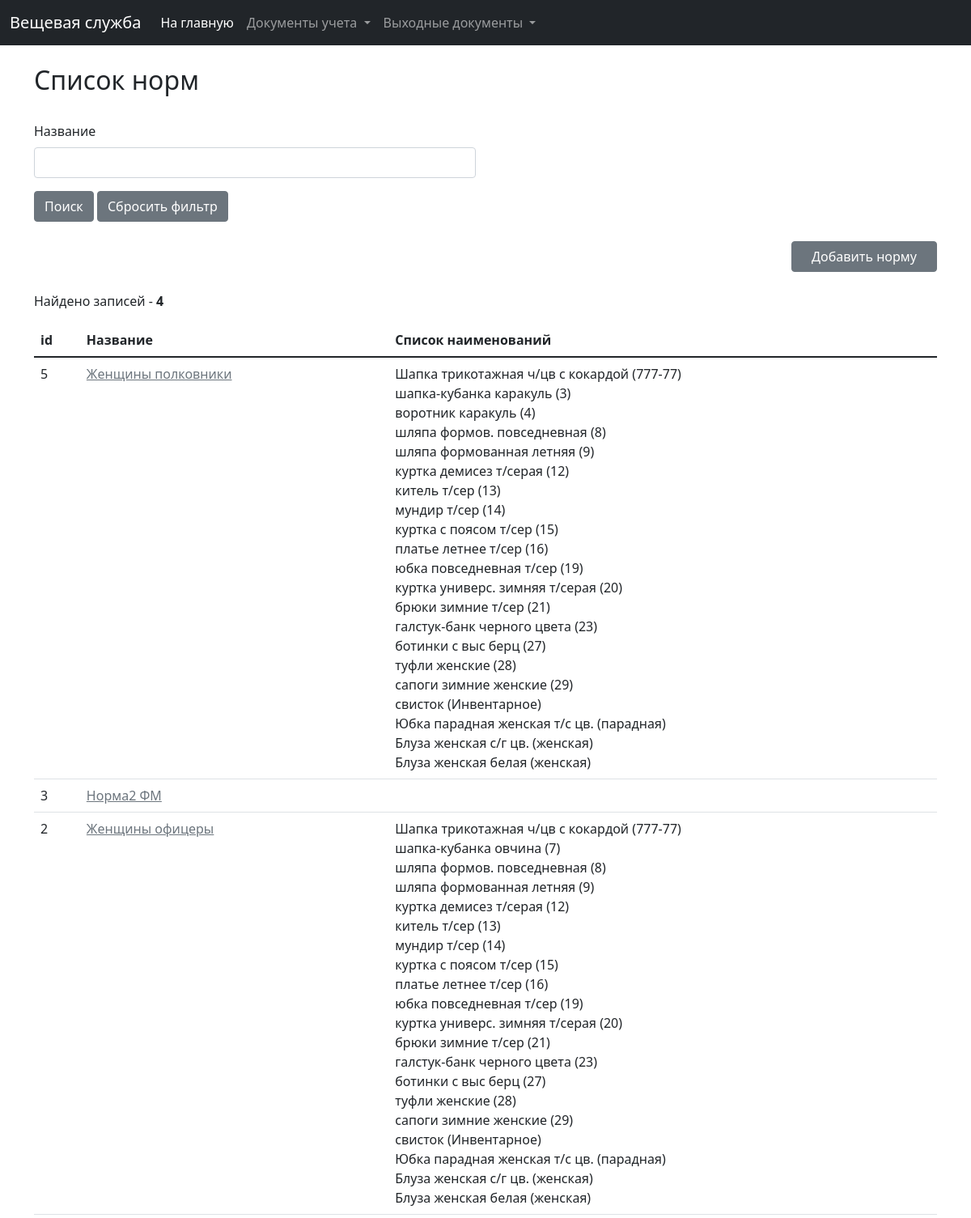
Screenshot of /clothing/norms (upper part) with the database file from the repository.
### clothing/models.py (models this page shows, shortened)
class Norm(models.Model):
    norm_title = models.CharField(verbose_name="Название нормы", max_length=255)
    clothes_list = models.ManyToManyField(Clothes, verbose_name="Наименования", through='ClothesInNorm', blank=True)
    created_at = models.DateTimeField(verbose_name="Дата и время создания", auto_created=True, blank=True, null=True)
    last_modified = models.DateTimeField(verbose_name="Дата и время последнего изменения", auto_now=True, blank=True,
                                         null=True)
    class Meta:
        ordering = ('-id',)
        verbose_name = 'Норма'
        verbose_name_plural = 'Нормы'

class Clothes(models.Model):
    clothes_title = models.CharField(verbose_name="Наименование", max_length=255)
    wear_time = models.IntegerField(verbose_name="Сроки носки, мес.")
    nomenclature = models.CharField(verbose_name="Номенклатура", max_length=255, null=True, blank=True)
    created_at = models.DateTimeField(verbose_name="Дата и время создания", auto_created=True, blank=True, null=True)
    price = models.FloatField(verbose_name="Цена", blank=True, null=True)
    last_modified = models.DateTimeField(verbose_name="Дата и время последнего изменения", auto_now=True, blank=True,
                                         null=True)
    class Meta:
        ordering = ('id',)
        verbose_name = 'Наименование предмета'
        verbose_name_plural = 'Наименования предметов'

### clothing/views.py (the view)
# urls.py: path('norms', views.norm_list, name='norm_list'),
def norm_list(request):
    f = NormFilter(request.GET, queryset=Norm.objects.all())
    paginator = Paginator(f.qs, 30)
    page = request.GET.get('page')
    norms_list = paginator.get_page(page)
    norm_form = NormForm()
    return render(request, 'clothing/norms/norm_list.html',
                  {'list': norms_list, 'norm_form': norm_form, 'filter': f})

### clothing/forms.py
class NormForm(ModelForm):
    class Meta:
        model = Norm
        fields = ['norm_title']

### clothing/templates/clothing/norms/norm_list.html (shortened to what this page needs)
{% extends 'base_list.html' %}
{% load widget_tweaks %}
{% load static %}
{% block list_title %}Список норм{% endblock %}
{% block filters %}
    <form action="{% url 'clothing:norm_list' %}">
        <div class="row">
            <div class="col-md-6">
                <div class="mb-3">
                    <label class="form-label">Название</label>
                    {% render_field filter.form.norm_title__icontains class+="form-control" %}
                </div>
            </div>
        </div>
        <button type="submit" class="btn btn-secondary">Поиск</button>
        <a href="{% url 'clothing:norm_list' %}" class="btn btn-secondary">Сбросить фильтр</a>
    </form>
{% endblock %}
{% block add_button %}
    <a href="#norm_add_data_form" data-bs-toggle="modal" class="btn btn-secondary"
       style="display: block; margin-left:auto; width: 180px;">Добавить норму</a>
{% endblock %}
{% block list %}
    <table class="table">
        <thead>
        <tr>
            <th scope="col">id</th>
            <th scope="col">Название</th>
            <th scope="col">Список наименований</th>
        </tr>
        </thead>
        <tbody>
        {% for norm in list %}
            <tr>
                <td>{{ norm.id }}</td>
                <td>
                    <a href="{% url 'clothing:norm_items' norm.id %}"
                       class="link-secondary">{{ norm.norm_title|default_if_none:"Нет данных" }}</a>
                </td>
                <td>
                    {% for clothes in norm.clothes_list.all %}
                        {{ clothes.clothes_title }} ({{ clothes.nomenclature }}) <br>
                    {% endfor %}
                </td>
            </tr>
        {% endfor %}
        </tbody>
    </table>
{% endblock %}

### rows the page displays
Norm: id "5", norm_title "Женщины полковники"
Clothes: clothes_title "Шапка трикотажная ч/цв с кокардой", nomenclature "777-77"
Clothes: clothes_title "шапка-кубанка каракуль", nomenclature "3"
Clothes: clothes_title "воротник каракуль", nomenclature "4"
Clothes: clothes_title "шляпа формов. повседневная", nomenclature "8"
Clothes: clothes_title "шляпа формованная летняя", nomenclature "9"
Clothes: clothes_title "куртка демисез т/серая", nomenclature "12"
Clothes: clothes_title "китель т/сер", nomenclature "13"
Clothes: clothes_title "мундир т/сер", nomenclature "14"
Clothes: clothes_title "куртка с поясом т/сер", nomenclature "15"
Clothes: clothes_title "платье летнее т/сер", nomenclature "16"
Clothes: clothes_title "юбка повседневная т/сер", nomenclature "19"
Clothes: clothes_title "куртка универс. зимняя т/серая", nomenclature "20"
Clothes: clothes_title "брюки зимние т/сер", nomenclature "21"
Clothes: clothes_title "галстук-банк черного цвета", nomenclature "23"
Clothes: clothes_title "ботинки с выс берц", nomenclature "27"
Clothes: clothes_title "туфли женские", nomenclature "28"
Clothes: clothes_title "сапоги зимние женские", nomenclature "29"
Clothes: clothes_title "свисток", nomenclature "Инвентарное"
Clothes: clothes_title "Юбка парадная женская т/с цв.", nomenclature "парадная"
Clothes: clothes_title "Блуза женская с/г цв.", nomenclature "женская"
Clothes: clothes_title "Блуза женская белая", nomenclature "женская"
Norm: id "3", norm_title "Норма2 ФМ"
Norm: id "2", norm_title "Женщины офицеры"
Clothes: clothes_title "шапка-кубанка овчина", nomenclature "7"

### other values shown
{{ filter.qs|length }} "4"
